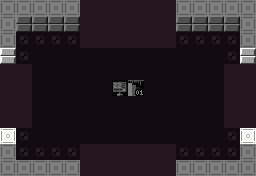

A 2D game scene composited from a Tiled map and its tileset images. What follows is a short description and the map's XML, with every tile layer's data as written:
An orthogonal 16x11 tile map with 16x16 px tiles, 10 tile layers (Base, Attributes, Base, Attributes, ...), 16 hidden layers not drawn, 6 tilesets.

<map version="1.10" tiledversion="1.11.2" orientation="orthogonal" renderorder="right-down" width="16" height="11" tilewidth="16" tileheight="16" infinite="0" nextlayerid="66" nextobjectid="1">
 <properties>
  <property name="base_logic" value="ROOM_BASE_LOGIC_NONE" />
  <property name="category" value="exterior" />
  <property name="color_emphasis" value="0" />
  <property name="dark" type="bool" value="false" />
  <property name="exit_east" type="bool" value="true" />
  <property name="exit_north" type="bool" value="true" />
  <property name="exit_south" type="bool" value="true" />
  <property name="exit_west" type="bool" value="true" />
  <property name="forbid_player_spawning" type="bool" value="false" />
  <property name="raster_effect" value="RASTER_EFFECT_NONE" />
  <property name="room_obj_palette" value="sprite_palette_overworld_table" />
  <property name="room_palette" value="blocking_exterior_palette_table" />
 </properties>
 <tileset firstgid="1" source="../../MapTiles.tsx" />
 <tileset firstgid="257" source="../../DiscoFloorTiles.tsx" />
 <tileset firstgid="289" source="../../Attributes.tsx" />
 <tileset firstgid="293" source="../../TechnicalTiles.tsx" />
 <tileset firstgid="357" source="../../ExitTiles.tsx" />
 <tileset firstgid="485" source="../../SignTiles.tsx" />
 <layer id="1" name="Base" width="16" height="11" opacity="0.5">
  <data encoding="csv">
6,6,6,6,6,6,6,6,6,6,6,6,6,6,6,6,
6,5,5,5,5,5,5,5,5,5,5,5,5,5,5,6,
6,265,265,265,265,265,265,265,265,265,265,265,265,265,265,6,
6,265,257,257,257,257,257,257,257,257,257,257,257,257,265,6,
6,265,257,257,257,257,257,257,257,257,257,257,257,257,265,6,
6,265,257,257,257,257,257,519,358,257,257,257,257,257,265,6,
6,265,257,257,257,257,257,257,257,257,257,257,257,257,265,6,
6,265,257,257,257,257,257,257,257,257,257,257,257,257,265,6,
6,265,257,257,257,257,257,257,257,257,257,257,257,257,265,6,
6,265,265,265,265,265,265,265,265,265,265,265,265,265,265,6,
6,6,6,6,6,6,6,6,6,6,6,6,6,6,6,6
</data>
 </layer>
 <layer id="2" name="Attributes" width="16" height="11" opacity="0.2">
  <data encoding="csv">
289,289,289,289,289,289,289,289,289,289,289,289,289,289,289,289,
289,289,289,289,289,289,289,289,289,289,289,289,289,289,289,289,
289,289,289,289,289,289,289,289,289,289,289,289,289,289,289,289,
289,289,289,289,289,289,289,289,289,289,289,289,289,289,289,289,
289,289,289,289,289,289,289,289,289,289,289,289,289,289,289,289,
289,289,289,289,289,289,289,289,289,289,289,289,289,289,289,289,
289,289,289,289,289,289,289,289,289,289,0,0,0,0,289,289,
289,289,289,289,289,289,289,289,289,289,289,289,289,289,289,289,
289,289,289,0,0,289,289,289,0,0,0,289,289,289,289,289,
289,289,289,289,289,0,0,0,0,289,289,289,289,289,289,289,
289,289,289,289,289,289,289,289,289,289,289,289,289,289,289,289
</data>
 </layer>
 <group id="36" name="Exit - West" class="overlay">
  <properties>
   <property name="adjacent_challenge" type="bool" value="true" />
   <property name="adjacent_exterior" type="bool" value="true" />
   <property name="adjacent_interior" type="bool" value="true" />
   <property name="adjacent_shop" type="bool" value="true" />
   <property name="direction" value="west" />
  </properties>
  <layer id="37" name="Base" width="16" height="11">
   <data encoding="csv">
0,0,0,0,0,0,0,0,0,0,0,0,0,0,0,0,
0,0,0,0,0,0,0,0,0,0,0,0,0,0,0,0,
0,0,0,0,0,0,0,0,0,0,0,0,0,0,0,0,
5,0,0,0,0,0,0,0,0,0,0,0,0,0,0,0,
257,257,0,0,0,0,0,0,0,0,0,0,0,0,0,0,
257,257,0,0,0,0,0,0,0,0,0,0,0,0,0,0,
257,257,0,0,0,0,0,0,0,0,0,0,0,0,0,0,
257,257,0,0,0,0,0,0,0,0,0,0,0,0,0,0,
6,0,0,0,0,0,0,0,0,0,0,0,0,0,0,0,
0,0,0,0,0,0,0,0,0,0,0,0,0,0,0,0,
0,0,0,0,0,0,0,0,0,0,0,0,0,0,0,0
</data>
  </layer>
  <layer id="38" name="Attributes" width="16" height="11" opacity="0.18">
   <data encoding="csv">
0,0,0,0,0,0,0,0,0,0,0,0,0,0,0,0,
0,0,0,0,0,0,0,0,0,0,0,0,0,0,0,0,
0,0,0,0,0,0,0,0,0,0,0,0,0,0,0,0,
289,0,0,0,0,0,0,0,0,0,0,0,0,0,0,0,
0,0,0,0,0,0,0,0,0,0,0,0,0,0,0,0,
0,0,0,0,0,0,0,0,0,0,0,0,0,0,0,0,
0,0,0,0,0,0,0,0,0,0,0,0,0,0,0,0,
0,0,0,0,0,0,0,0,0,0,0,0,0,0,0,0,
289,289,0,0,0,0,0,0,0,0,0,0,0,0,0,0,
0,0,0,0,0,0,0,0,0,0,0,0,0,0,0,0,
0,0,0,0,0,0,0,0,0,0,0,0,0,0,0,0
</data>
  </layer>
 </group>
 <group id="30" name="Exit - East" class="overlay">
  <properties>
   <property name="adjacent_challenge" type="bool" value="true" />
   <property name="adjacent_exterior" type="bool" value="true" />
   <property name="adjacent_interior" type="bool" value="true" />
   <property name="adjacent_shop" type="bool" value="true" />
   <property name="direction" value="east" />
  </properties>
  <layer id="31" name="Base" width="16" height="11">
   <data encoding="csv">
0,0,0,0,0,0,0,0,0,0,0,0,0,0,0,0,
0,0,0,0,0,0,0,0,0,0,0,0,0,0,0,0,
0,0,0,0,0,0,0,0,0,0,0,0,0,0,0,0,
0,0,0,0,0,0,0,0,0,0,0,0,0,0,0,5,
0,0,0,0,0,0,0,0,0,0,0,0,0,0,257,257,
0,0,0,0,0,0,0,0,0,0,0,0,0,0,257,257,
0,0,0,0,0,0,0,0,0,0,0,0,0,0,257,257,
0,0,0,0,0,0,0,0,0,0,0,0,0,0,257,257,
0,0,0,0,0,0,0,0,0,0,0,0,0,0,0,6,
0,0,0,0,0,0,0,0,0,0,0,0,0,0,0,0,
0,0,0,0,0,0,0,0,0,0,0,0,0,0,0,0
</data>
  </layer>
  <layer id="32" name="Attributes" width="16" height="11" opacity="0.2">
   <data encoding="csv">
0,0,0,0,0,0,0,0,0,0,0,0,0,0,0,0,
0,0,0,0,0,0,0,0,0,0,0,0,0,0,0,0,
0,0,0,0,0,0,0,0,0,0,0,0,0,0,0,0,
0,0,0,0,0,0,0,0,0,0,0,0,0,0,0,289,
0,0,0,0,0,0,0,0,0,0,0,0,0,0,0,289,
0,0,0,0,0,0,0,0,0,0,0,0,0,0,0,289,
0,0,0,0,0,0,0,0,0,0,0,0,0,0,0,289,
0,0,0,0,0,0,0,0,0,0,0,0,0,0,0,289,
0,0,0,0,0,0,0,0,0,0,0,0,0,0,0,289,
0,0,0,0,0,0,0,0,0,0,0,0,0,0,0,0,
0,0,0,0,0,0,0,0,0,0,0,0,0,0,0,0
</data>
  </layer>
 </group>
 <group id="33" name="Exit - South" class="overlay">
  <properties>
   <property name="adjacent_challenge" type="bool" value="true" />
   <property name="adjacent_exterior" type="bool" value="true" />
   <property name="adjacent_interior" type="bool" value="true" />
   <property name="adjacent_shop" type="bool" value="true" />
   <property name="direction" value="south" />
  </properties>
  <layer id="34" name="Base" width="16" height="11">
   <data encoding="csv">
0,0,0,0,0,0,0,0,0,0,0,0,0,0,0,0,
0,0,0,0,0,0,0,0,0,0,0,0,0,0,0,0,
0,0,0,0,0,0,0,0,0,0,0,0,0,0,0,0,
0,0,0,0,0,0,0,0,0,0,0,0,0,0,0,0,
0,0,0,0,0,0,0,0,0,0,0,0,0,0,0,0,
0,0,0,0,0,0,0,0,0,0,0,0,0,0,0,0,
0,0,0,0,0,0,0,0,0,0,0,0,0,0,0,0,
0,0,0,0,0,0,0,0,0,0,0,0,0,0,0,0,
0,0,0,0,0,0,0,0,0,0,0,0,0,0,0,0,
0,0,0,0,0,257,257,257,257,257,257,0,0,0,0,0,
0,0,0,0,0,257,257,257,257,257,257,0,0,0,0,0
</data>
  </layer>
  <layer id="35" name="Attributes" width="16" height="11" opacity="0.13">
   <data encoding="csv">
0,0,0,0,0,0,0,0,0,0,0,0,0,0,0,0,
0,0,0,0,0,0,0,0,0,0,0,0,0,0,0,0,
0,0,0,0,0,0,0,0,0,0,0,0,0,0,0,0,
0,0,0,0,0,0,0,0,0,0,0,0,0,0,0,0,
0,0,0,0,0,0,0,0,0,0,0,0,0,0,0,0,
0,0,0,0,0,0,0,0,0,0,0,0,0,0,0,0,
0,0,0,0,0,0,0,0,0,0,0,0,0,0,0,0,
0,0,0,0,0,0,0,0,0,0,0,0,0,0,0,0,
0,0,0,0,0,0,0,0,0,0,0,0,0,0,0,0,
0,0,0,0,0,0,0,0,0,0,0,0,0,0,0,0,
0,0,0,0,0,0,0,0,0,0,0,0,0,0,0,0
</data>
  </layer>
 </group>
 <group id="39" name="Exit - North" class="overlay">
  <properties>
   <property name="adjacent_challenge" type="bool" value="true" />
   <property name="adjacent_exterior" type="bool" value="true" />
   <property name="adjacent_interior" type="bool" value="true" />
   <property name="adjacent_shop" type="bool" value="true" />
   <property name="direction" value="north" />
  </properties>
  <layer id="40" name="Base" width="16" height="11">
   <data encoding="csv">
0,0,0,0,0,257,257,257,257,257,257,0,0,0,0,0,
0,0,0,0,0,257,257,257,257,257,257,0,0,0,0,0,
0,0,0,0,0,257,257,257,257,257,257,0,0,0,0,0,
0,0,0,0,0,0,0,0,0,0,0,0,0,0,0,0,
0,0,0,0,0,0,0,0,0,0,0,0,0,0,0,0,
0,0,0,0,0,0,0,0,0,0,0,0,0,0,0,0,
0,0,0,0,0,0,0,0,0,0,0,0,0,0,0,0,
0,0,0,0,0,0,0,0,0,0,0,0,0,0,0,0,
0,0,0,0,0,0,0,0,0,0,0,0,0,0,0,0,
0,0,0,0,0,0,0,0,0,0,0,0,0,0,0,0,
0,0,0,0,0,0,0,0,0,0,0,0,0,0,0,0
</data>
  </layer>
  <layer id="41" name="Attributes" width="16" height="11" opacity="0.13">
   <data encoding="csv">
0,0,0,0,0,0,0,0,0,0,0,0,0,0,0,0,
0,0,0,0,0,0,0,0,0,0,0,0,0,0,0,0,
0,0,0,0,0,0,0,0,0,0,0,0,0,0,0,0,
0,0,0,0,0,0,0,0,0,0,0,0,0,0,0,0,
0,0,0,0,0,0,0,0,0,0,0,0,0,0,0,0,
0,0,0,0,0,0,0,0,0,0,0,0,0,0,0,0,
0,0,0,0,0,0,0,0,0,0,0,0,0,0,0,0,
0,0,0,0,0,0,0,0,0,0,0,0,0,0,0,0,
0,0,0,0,0,0,0,0,0,0,0,0,0,0,0,0,
0,0,0,0,0,0,0,0,0,0,0,0,0,0,0,0,
0,0,0,0,0,0,0,0,0,0,0,0,0,0,0,0
</data>
  </layer>
 </group>
 <group id="45" name="Challenge - West" class="overlay" visible="0">
  <properties>
   <property name="adjacent_challenge" type="bool" value="true" />
   <property name="adjacent_exterior" type="bool" value="false" />
   <property name="adjacent_interior" type="bool" value="false" />
   <property name="adjacent_shop" type="bool" value="false" />
   <property name="direction" value="west" />
  </properties>
  <layer id="46" name="Base" width="16" height="11">
   <data encoding="csv">
0,0,0,0,0,0,0,0,0,0,0,0,0,0,0,0,
0,0,0,0,0,0,0,0,0,0,0,0,0,0,0,0,
0,0,0,0,0,0,0,0,0,0,0,0,0,0,0,0,
0,0,0,0,0,0,0,0,0,0,0,0,0,0,0,0,
0,0,0,0,0,0,0,0,0,0,0,0,0,0,0,0,
0,39,40,0,0,0,0,0,0,0,0,0,0,0,0,0,
0,55,56,0,0,0,0,0,0,0,0,0,0,0,0,0,
0,0,0,0,0,0,0,0,0,0,0,0,0,0,0,0,
0,0,0,0,0,0,0,0,0,0,0,0,0,0,0,0,
0,0,0,0,0,0,0,0,0,0,0,0,0,0,0,0,
0,0,0,0,0,0,0,0,0,0,0,0,0,0,0,0
</data>
  </layer>
  <layer id="47" name="Attributes" width="16" height="11" opacity="0.2">
   <data encoding="csv">
0,0,0,0,0,0,0,0,0,0,0,0,0,0,0,0,
0,0,0,0,0,0,0,0,0,0,0,0,0,0,0,0,
0,0,0,0,0,0,0,0,0,0,0,0,0,0,0,0,
0,0,0,0,0,0,0,0,0,0,0,0,0,0,0,0,
0,0,0,0,0,0,0,0,0,0,0,0,0,0,0,0,
0,0,0,0,0,0,0,0,0,0,0,0,0,0,0,0,
0,0,0,0,0,0,0,0,0,0,0,0,0,0,0,0,
0,0,0,0,0,0,0,0,0,0,0,0,0,0,0,0,
0,0,0,0,0,0,0,0,0,0,0,0,0,0,0,0,
0,0,0,0,0,0,0,0,0,0,0,0,0,0,0,0,
0,0,0,0,0,0,0,0,0,0,0,0,0,0,0,0
</data>
  </layer>
 </group>
 <group id="42" name="Challenge - East" class="overlay" visible="0">
  <properties>
   <property name="adjacent_challenge" type="bool" value="true" />
   <property name="adjacent_exterior" type="bool" value="false" />
   <property name="adjacent_interior" type="bool" value="false" />
   <property name="adjacent_shop" type="bool" value="false" />
   <property name="direction" value="east" />
  </properties>
  <layer id="43" name="Base" width="16" height="11">
   <data encoding="csv">
0,0,0,0,0,0,0,0,0,0,0,0,0,0,0,0,
0,0,0,0,0,0,0,0,0,0,0,0,0,0,0,0,
0,0,0,0,0,0,0,0,0,0,0,0,0,0,0,0,
0,0,0,0,0,0,0,0,0,0,0,0,0,0,0,0,
0,0,0,0,0,0,0,0,0,0,0,0,0,0,0,0,
0,0,0,0,0,0,0,0,0,0,0,0,0,35,36,0,
0,0,0,0,0,0,0,0,0,0,0,0,0,51,52,0,
0,0,0,0,0,0,0,0,0,0,0,0,0,0,0,0,
0,0,0,0,0,0,0,0,0,0,0,0,0,0,0,0,
0,0,0,0,0,0,0,0,0,0,0,0,0,0,0,0,
0,0,0,0,0,0,0,0,0,0,0,0,0,0,0,0
</data>
  </layer>
  <layer id="44" name="Attributes" width="16" height="11" opacity="0.2">
   <data encoding="csv">
0,0,0,0,0,0,0,0,0,0,0,0,0,0,0,0,
0,0,0,0,0,0,0,0,0,0,0,0,0,0,0,0,
0,0,0,0,0,0,0,0,0,0,0,0,0,0,0,0,
0,0,0,0,0,0,0,0,0,0,0,0,0,0,0,0,
0,0,0,0,0,0,0,0,0,0,0,0,0,0,0,0,
0,0,0,0,0,0,0,0,0,0,0,0,0,0,0,0,
0,0,0,0,0,0,0,0,0,0,0,0,0,0,0,0,
0,0,0,0,0,0,0,0,0,0,0,0,0,0,0,0,
0,0,0,0,0,0,0,0,0,0,0,0,0,0,0,0,
0,0,0,0,0,0,0,0,0,0,0,0,0,0,0,0,
0,0,0,0,0,0,0,0,0,0,0,0,0,0,0,0
</data>
  </layer>
 </group>
 <group id="51" name="Challenge - South" class="overlay" visible="0">
  <properties>
   <property name="adjacent_challenge" type="bool" value="true" />
   <property name="adjacent_exterior" type="bool" value="false" />
   <property name="adjacent_interior" type="bool" value="false" />
   <property name="adjacent_shop" type="bool" value="false" />
   <property name="direction" value="south" />
  </properties>
  <layer id="52" name="Base" width="16" height="11">
   <data encoding="csv">
0,0,0,0,0,0,0,0,0,0,0,0,0,0,0,0,
0,0,0,0,0,0,0,0,0,0,0,0,0,0,0,0,
0,0,0,0,0,0,0,0,0,0,0,0,0,0,0,0,
0,0,0,0,0,0,0,0,0,0,0,0,0,0,0,0,
0,0,0,0,0,0,0,0,0,0,0,0,0,0,0,0,
0,0,0,0,0,0,0,0,0,0,0,0,0,0,0,0,
0,0,0,0,0,0,0,0,0,0,0,0,0,0,0,0,
0,0,0,0,0,0,0,0,0,0,0,0,0,0,0,0,
0,0,0,0,0,0,0,37,38,0,0,0,0,0,0,0,
0,0,0,0,0,0,0,53,54,0,0,0,0,0,0,0,
0,0,0,0,0,0,0,0,0,0,0,0,0,0,0,0
</data>
  </layer>
  <layer id="53" name="Attributes" width="16" height="11" opacity="0.2">
   <data encoding="csv">
0,0,0,0,0,0,0,0,0,0,0,0,0,0,0,0,
0,0,0,0,0,0,0,0,0,0,0,0,0,0,0,0,
0,0,0,0,0,0,0,0,0,0,0,0,0,0,0,0,
0,0,0,0,0,0,0,0,0,0,0,0,0,0,0,0,
0,0,0,0,0,0,0,0,0,0,0,0,0,0,0,0,
0,0,0,0,0,0,0,0,0,0,0,0,0,0,0,0,
0,0,0,0,0,0,0,0,0,0,0,0,0,0,0,0,
0,0,0,0,0,0,0,0,0,0,0,0,0,0,0,0,
0,0,0,0,0,0,0,0,0,0,0,0,0,0,0,0,
0,0,0,0,0,0,0,0,0,0,0,0,0,0,0,0,
0,0,0,0,0,0,0,0,0,0,0,0,0,0,0,0
</data>
  </layer>
 </group>
 <group id="48" name="Challenge - North" class="overlay" visible="0">
  <properties>
   <property name="adjacent_challenge" type="bool" value="true" />
   <property name="adjacent_exterior" type="bool" value="false" />
   <property name="adjacent_interior" type="bool" value="false" />
   <property name="adjacent_shop" type="bool" value="false" />
   <property name="direction" value="north" />
  </properties>
  <layer id="49" name="Base" width="16" height="11">
   <data encoding="csv">
0,0,0,0,0,0,0,0,0,0,0,0,0,0,0,0,
0,0,0,0,0,0,0,33,34,0,0,0,0,0,0,0,
0,0,0,0,0,0,0,49,50,0,0,0,0,0,0,0,
0,0,0,0,0,0,0,0,0,0,0,0,0,0,0,0,
0,0,0,0,0,0,0,0,0,0,0,0,0,0,0,0,
0,0,0,0,0,0,0,0,0,0,0,0,0,0,0,0,
0,0,0,0,0,0,0,0,0,0,0,0,0,0,0,0,
0,0,0,0,0,0,0,0,0,0,0,0,0,0,0,0,
0,0,0,0,0,0,0,0,0,0,0,0,0,0,0,0,
0,0,0,0,0,0,0,0,0,0,0,0,0,0,0,0,
0,0,0,0,0,0,0,0,0,0,0,0,0,0,0,0
</data>
  </layer>
  <layer id="50" name="Attributes" width="16" height="11" opacity="0.2">
   <data encoding="csv">
0,0,0,0,0,0,0,0,0,0,0,0,0,0,0,0,
0,0,0,0,0,0,0,0,0,0,0,0,0,0,0,0,
0,0,0,0,0,0,0,0,0,0,0,0,0,0,0,0,
0,0,0,0,0,0,0,0,0,0,0,0,0,0,0,0,
0,0,0,0,0,0,0,0,0,0,0,0,0,0,0,0,
0,0,0,0,0,0,0,0,0,0,0,0,0,0,0,0,
0,0,0,0,0,0,0,0,0,0,0,0,0,0,0,0,
0,0,0,0,0,0,0,0,0,0,0,0,0,0,0,0,
0,0,0,0,0,0,0,0,0,0,0,0,0,0,0,0,
0,0,0,0,0,0,0,0,0,0,0,0,0,0,0,0,
0,0,0,0,0,0,0,0,0,0,0,0,0,0,0,0
</data>
  </layer>
 </group>
 <group id="63" name="Shop - West" class="overlay" visible="0">
  <properties>
   <property name="adjacent_challenge" type="bool" value="false" />
   <property name="adjacent_exterior" type="bool" value="false" />
   <property name="adjacent_interior" type="bool" value="false" />
   <property name="adjacent_shop" type="bool" value="true" />
   <property name="direction" value="west" />
  </properties>
  <layer id="64" name="Base" width="16" height="11">
   <data encoding="csv">
0,0,0,0,0,0,0,0,0,0,0,0,0,0,0,0,
0,0,0,0,0,0,0,0,0,0,0,0,0,0,0,0,
6,0,0,0,0,0,0,0,0,0,0,0,0,0,0,0,
5,14,0,0,0,0,0,0,0,0,0,0,0,0,0,0,
0,0,0,0,0,0,0,0,0,0,0,0,0,0,0,0,
0,0,0,0,0,0,0,0,0,0,0,0,0,0,0,0,
0,0,0,0,0,0,0,0,0,0,0,0,0,0,0,0,
0,0,0,0,0,0,0,0,0,0,0,0,0,0,0,0,
6,16,0,0,0,0,0,0,0,0,0,0,0,0,0,0,
0,0,0,0,0,0,0,0,0,0,0,0,0,0,0,0,
0,0,0,0,0,0,0,0,0,0,0,0,0,0,0,0
</data>
  </layer>
  <layer id="65" name="Attributes" width="16" height="11" opacity="0.2">
   <data encoding="csv">
0,0,0,0,0,0,0,0,0,0,0,0,0,0,0,0,
0,0,0,0,0,0,0,0,0,0,0,0,0,0,0,0,
291,0,0,0,0,0,0,0,0,0,0,0,0,0,0,0,
291,291,0,0,0,0,0,0,0,0,0,0,0,0,0,0,
0,0,0,0,0,0,0,0,0,0,0,0,0,0,0,0,
0,0,0,0,0,0,0,0,0,0,0,0,0,0,0,0,
0,0,0,0,0,0,0,0,0,0,0,0,0,0,0,0,
0,0,0,0,0,0,0,0,0,0,0,0,0,0,0,0,
291,291,0,0,0,0,0,0,0,0,0,0,0,0,0,0,
0,0,0,0,0,0,0,0,0,0,0,0,0,0,0,0,
0,0,0,0,0,0,0,0,0,0,0,0,0,0,0,0
</data>
  </layer>
 </group>
 <group id="60" name="Shop - East" class="overlay" visible="0">
  <properties>
   <property name="adjacent_challenge" type="bool" value="false" />
   <property name="adjacent_exterior" type="bool" value="false" />
   <property name="adjacent_interior" type="bool" value="false" />
   <property name="adjacent_shop" type="bool" value="true" />
   <property name="direction" value="east" />
  </properties>
  <layer id="61" name="Base" width="16" height="11">
   <data encoding="csv">
0,0,0,0,0,0,0,0,0,0,0,0,0,0,0,0,
0,0,0,0,0,0,0,0,0,0,0,0,0,0,0,0,
0,0,0,0,0,0,0,0,0,0,0,0,0,0,0,6,
0,0,0,0,0,0,0,0,0,0,0,0,0,0,14,5,
0,0,0,0,0,0,0,0,0,0,0,0,0,0,0,0,
0,0,0,0,0,0,0,0,0,0,0,0,0,0,0,0,
0,0,0,0,0,0,0,0,0,0,0,0,0,0,0,0,
0,0,0,0,0,0,0,0,0,0,0,0,0,0,0,0,
0,0,0,0,0,0,0,0,0,0,0,0,0,0,16,6,
0,0,0,0,0,0,0,0,0,0,0,0,0,0,0,0,
0,0,0,0,0,0,0,0,0,0,0,0,0,0,0,0
</data>
  </layer>
  <layer id="62" name="Attributes" width="16" height="11" opacity="0.2">
   <data encoding="csv">
0,0,0,0,0,0,0,0,0,0,0,0,0,0,0,0,
0,0,0,0,0,0,0,0,0,0,0,0,0,0,0,0,
0,0,0,0,0,0,0,0,0,0,0,0,0,0,0,291,
0,0,0,0,0,0,0,0,0,0,0,0,0,0,291,291,
0,0,0,0,0,0,0,0,0,0,0,0,0,0,0,0,
0,0,0,0,0,0,0,0,0,0,0,0,0,0,0,0,
0,0,0,0,0,0,0,0,0,0,0,0,0,0,0,0,
0,0,0,0,0,0,0,0,0,0,0,0,0,0,0,0,
0,0,0,0,0,0,0,0,0,0,0,0,0,0,291,291,
0,0,0,0,0,0,0,0,0,0,0,0,0,0,0,0,
0,0,0,0,0,0,0,0,0,0,0,0,0,0,0,0
</data>
  </layer>
 </group>
 <group id="54" name="Shop - South" class="overlay" visible="0">
  <properties>
   <property name="adjacent_challenge" type="bool" value="false" />
   <property name="adjacent_exterior" type="bool" value="false" />
   <property name="adjacent_interior" type="bool" value="false" />
   <property name="adjacent_shop" type="bool" value="true" />
   <property name="direction" value="south" />
  </properties>
  <layer id="55" name="Base" width="16" height="11">
   <data encoding="csv">
0,0,0,0,0,0,0,0,0,0,0,0,0,0,0,0,
0,0,0,0,0,0,0,0,0,0,0,0,0,0,0,0,
0,0,0,0,0,0,0,0,0,0,0,0,0,0,0,0,
0,0,0,0,0,0,0,0,0,0,0,0,0,0,0,0,
0,0,0,0,0,0,0,0,0,0,0,0,0,0,0,0,
0,0,0,0,0,0,0,0,0,0,0,0,0,0,0,0,
0,0,0,0,0,0,0,0,0,0,0,0,0,0,0,0,
0,0,0,0,0,0,0,0,0,0,0,0,0,0,0,0,
0,0,0,0,0,0,0,0,0,0,0,0,0,0,0,0,
0,0,0,0,14,0,0,0,0,0,0,16,0,0,0,0,
0,0,0,0,6,0,0,0,0,0,0,6,0,0,0,0
</data>
  </layer>
  <layer id="56" name="Attributes" width="16" height="11" opacity="0.2">
   <data encoding="csv">
0,0,0,0,0,0,0,0,0,0,0,0,0,0,0,0,
0,0,0,0,0,0,0,0,0,0,0,0,0,0,0,0,
0,0,0,0,0,0,0,0,0,0,0,0,0,0,0,0,
0,0,0,0,0,0,0,0,0,0,0,0,0,0,0,0,
0,0,0,0,0,0,0,0,0,0,0,0,0,0,0,0,
0,0,0,0,0,0,0,0,0,0,0,0,0,0,0,0,
0,0,0,0,0,0,0,0,0,0,0,0,0,0,0,0,
0,0,0,0,0,0,0,0,0,0,0,0,0,0,0,0,
0,0,0,0,0,0,0,0,0,0,0,0,0,0,0,0,
0,0,0,0,291,0,0,0,0,0,0,291,0,0,0,0,
0,0,0,0,291,0,0,0,0,0,0,291,0,0,0,0
</data>
  </layer>
 </group>
 <group id="57" name="Shop - North" class="overlay" visible="0">
  <properties>
   <property name="adjacent_challenge" type="bool" value="false" />
   <property name="adjacent_exterior" type="bool" value="false" />
   <property name="adjacent_interior" type="bool" value="false" />
   <property name="adjacent_shop" type="bool" value="true" />
   <property name="direction" value="north" />
  </properties>
  <layer id="58" name="Base" width="16" height="11">
   <data encoding="csv">
0,0,0,0,6,0,0,0,0,0,0,6,0,0,0,0,
0,0,0,0,5,0,0,0,0,0,0,5,0,0,0,0,
0,0,0,0,14,0,0,0,0,0,0,16,0,0,0,0,
0,0,0,0,0,0,0,0,0,0,0,0,0,0,0,0,
0,0,0,0,0,0,0,0,0,0,0,0,0,0,0,0,
0,0,0,0,0,0,0,0,0,0,0,0,0,0,0,0,
0,0,0,0,0,0,0,0,0,0,0,0,0,0,0,0,
0,0,0,0,0,0,0,0,0,0,0,0,0,0,0,0,
0,0,0,0,0,0,0,0,0,0,0,0,0,0,0,0,
0,0,0,0,0,0,0,0,0,0,0,0,0,0,0,0,
0,0,0,0,0,0,0,0,0,0,0,0,0,0,0,0
</data>
  </layer>
  <layer id="59" name="Attributes" width="16" height="11" opacity="0.2">
   <data encoding="csv">
0,0,0,0,291,0,0,0,0,0,0,291,0,0,0,0,
0,0,0,0,291,0,0,0,0,0,0,291,0,0,0,0,
0,0,0,0,291,0,0,0,0,0,0,291,0,0,0,0,
0,0,0,0,0,0,0,0,0,0,0,0,0,0,0,0,
0,0,0,0,0,0,0,0,0,0,0,0,0,0,0,0,
0,0,0,0,0,0,0,0,0,0,0,0,0,0,0,0,
0,0,0,0,0,0,0,0,0,0,0,0,0,0,0,0,
0,0,0,0,0,0,0,0,0,0,0,0,0,0,0,0,
0,0,0,0,0,0,0,0,0,0,0,0,0,0,0,0,
0,0,0,0,0,0,0,0,0,0,0,0,0,0,0,0,
0,0,0,0,0,0,0,0,0,0,0,0,0,0,0,0
</data>
  </layer>
 </group>
</map>
